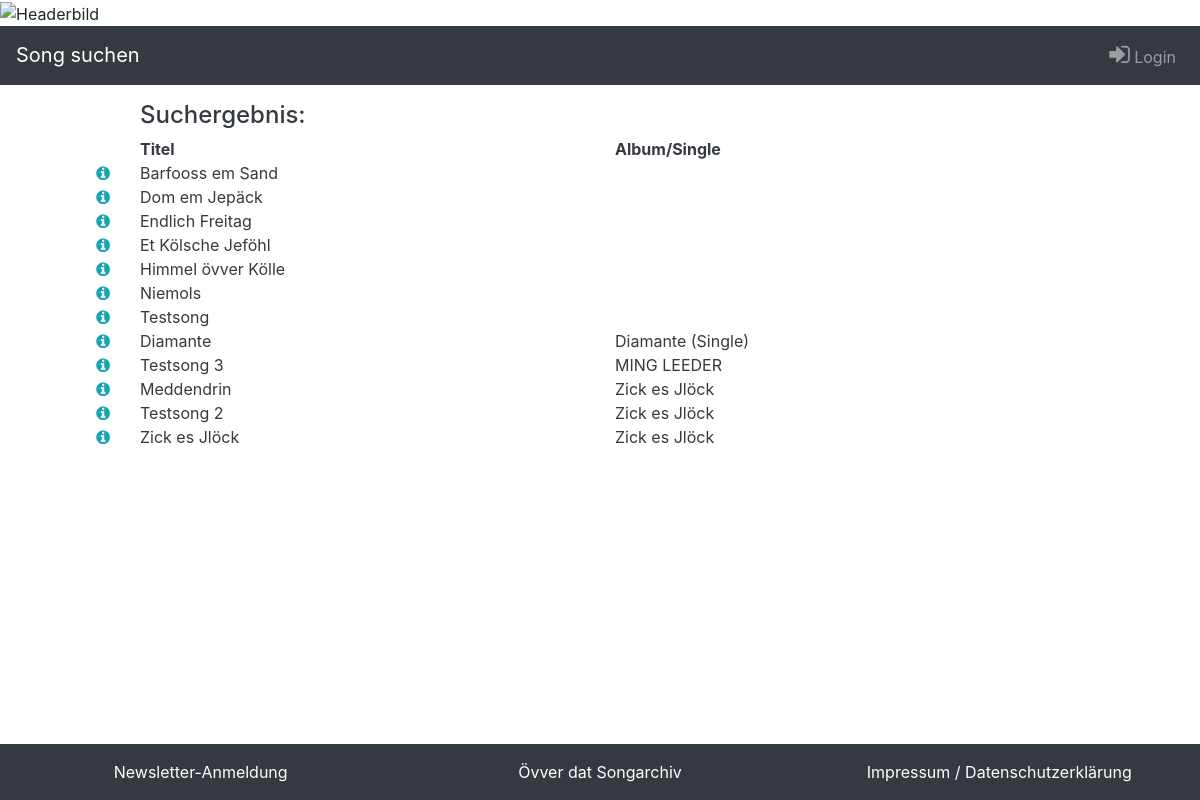
Page /songarchiv/search/song/?title=all&order=album on the committed database.
### songarchiv/models.py (models this page shows, shortened)
class Song(models.Model):
    song_title = models.CharField(max_length=250, unique=True)
    song_artist = models.CharField(max_length=250)
    song_music = models.CharField(max_length=250, blank=True, default='')
    song_lyrics = models.CharField(max_length=250, blank=True, default='')
    song_year = models.DateField(blank=True, default='1900-01-01')
    song_publisher = models.CharField(max_length=250, blank=True, default='')
    song_producer = models.CharField(max_length=125, blank=True, default='')
    song_spotify = models.URLField(max_length=250, blank=True, default='')
    song_amazon = models.URLField(max_length=250, blank=True, default='')
    song_itunes = models.URLField(max_length=250, blank=True, default='')
    song_snippet = models.FileField(upload_to=dynamik_path, max_length=100, blank=True)
    song_cover = models.CharField(max_length=125, blank=True, default='')
    song_youtube = models.CharField(max_length=500, blank=True, default='')
    song_amazon_sale = models.CharField(max_length=250, blank=True, default='')
    song_background = models.TextField(blank=True, default='')
    song_activ = models.BooleanField(default=True)
    album = models.ForeignKey(Album, on_delete=models.PROTECT, blank=True, null=True)
    class Meta:
        ordering = ['album__album_title']

class Album(models.Model):
    ALBUM_SINGLE = (
        ('1', 'Album'),
        ('2', 'Single'),
        ('2', 'LDÖS'),
        ('2', 'Sonstiges'),
    )
    album_title = models.CharField(max_length=250)
    album_year = models.DateField(default='1900-01-01')
    album_cover = models.CharField(max_length=250, default='')
    album_spotify = models.CharField(max_length=500, default='')
    album_amazon_selling = models.CharField(max_length=1000, default='')
    album_single = models.CharField(max_length=20, choices=ALBUM_SINGLE, default='1')
    def __str__(self):
        return self.album_title

### songarchiv/views.py (the view, shortened to what this page needs)
# urls.py: path('search/song/', views.search_song, name='search_song'),
def search_song(request):
    if request.method == "POST":
        title = request.POST['title']
        title = title.strip()
        logger.info(f"{request.META.get('REMOTE_ADDR')};search_song;{title};POST-call with title")
        if title != '':
            song_list = Song.objects.filter(song_title__icontains=title, song_activ=True).order_by('song_title')
            if len(song_list) == 1:
                logger.info(f"{request.META.get('REMOTE_ADDR')};search_song;{str(song_list[0].id)};song with id called")
                return redirect('/songarchiv/song/' + str(song_list[0].id) + '/')
            elif len(song_list) > 1:
                logger.info(f"{request.META.get('REMOTE_ADDR')};search_song;{title};song_list called")
                return render(request, 'songarchiv/songs.html', {'song_list': song_list, 'title': title})
            else:
                form = IndexForm()
                form.info = "Leider unter dem Suchbegriff '" + title + "' nichts gefunden"
                logger.info(f"{request.META.get('REMOTE_ADDR')};search_song;{title}; nothing found with title")
                return render(request, 'songarchiv/index.html', {'form': form})
        else:
            form = IndexForm()
            form.info = "Bitte einen Suchbegriff eingeben"
            logger.info(f"{request.META.get('REMOTE_ADDR')};search_song;;no search-string given")
            return render(request, 'songarchiv/index.html', {'form': form})
    elif request.method == "GET":
        title = request.GET['title']
        logger.info(f"{request.META.get('REMOTE_ADDR')};search_song;{title};GET-call with title")
        order = request.GET['order']
        if title == "all":
            if order == 'song_title':
                order = ['song_title', 'album']
            elif order == 'album':
                order = ['album__album_title', 'song_title']
            else:
                order = 'song_title'
            song_list = Song.objects.filter(song_activ=True).order_by(*order)
        if len(song_list) == 1:
            logger.info(f"{request.META.get('REMOTE_ADDR')};search_song;{str(song_list[0].id)};GET-call song with id called")
            return redirect('/songarchiv/song/' + str(song_list[0].id) + '/')
        elif len(song_list) > 1:
            logger.info(f"{request.META.get('REMOTE_ADDR')};search_song;{title};GET-call song_list called")
            return render(request, 'songarchiv/songs.html', {'song_list': song_list, 'title': title})
        else:
            form = IndexForm
            logger.info(f"{request.META.get('REMOTE_ADDR')};search_song;{title};nothing found with title")
            return render(request, 'songarchiv/index.html', {'form': form})
    else:
        logger.info(f"{request.META.get('REMOTE_ADDR')};search_song;;no searchword given")
        form = IndexForm
        return render(request, 'songarchiv/index.html', {'form': form})

### songarchiv/context_processors.py (called while the page is built)
def setting_enhancement(request):
    return {'PRODUCTION': settings.PRODUCTION}

### songarchiv/templates/songarchiv/songs.html (shortened to what this page needs)
{% extends "base.html" %}
{% load static %}
{% block nav %}
<nav class="navbar navbar-expand-md navbar-dark bg-dark">
    <a href="{% url 'songarchiv:index' %}" class="navbar-brand">Song suchen</a>
    <div class="navbar-collapse collapse justify-content-stretch" id="navbar6">
        <ul class="navbar-nav ml-auto">
            <li class="nav-item">
            {% if user.is_authenticated %}
                <a class="nav-link" href="{% url 'logout'%}"><i class="fa fa-sign-out" style="font-size:24px"></i> Logout</a>
            {% else %}
                <a class="nav-link" href="{% url 'login'%}"><i class="fa fa-sign-in" style="font-size:24px"></i> Login</a>
            {% endif %}
            </li>
        </ul>
    </div>
</nav>
{% endblock %}
{% block content %}
<content>
        <div class="container">
        <div class="row text-dark">
            <div class="col-sm-1 col-1 d-none d-sm-block">&nbsp;</div>
            <div class="col-sm-5 col-5"><h4>Suchergebnis:</h4></div>
            <div class="col-sm-6 col-6"></div>
        </div>
        {% if song_list %}
        <div class="row text-dark">
            <div class="col-sm-1 col-1 d-none d-sm-block">&nbsp;</div>
            <div class="col-sm-5 col-5 font-weight-bold"><a class="text-dark" href="{% url 'songarchiv:search_song' %}?title={{title}}&order=song_title">Titel</a></div>
            <div class="col-sm-6 col-6 font-weight-bold"><a class="text-dark" href="{% url 'songarchiv:search_song' %}?title={{title}}&order=album">Album/Single</a></div>
        </div>
        {% for song in song_list %}
        <div class="row text-dark">
            <div class="col-sm-1 col-1 d-none d-sm-block text-right text-info">
                <a href="/songarchiv/song/{{ song.id }}" class="text-reset"><i class="fa fa-info-circle" aria-hidden="true"></i></a>
            </div>
            <div class="col-sm-5 col-5 text-dark">
                <a href="/songarchiv/song/{{ song.id }}" class="text-reset" >{{ song.song_title }}</a>
            </div>
            <div class="col-sm-6 col-6">
                {% if song.album %}
                    {{ song.album }}
                {% endif %}
            </div>
        </div>
            {% endfor %}
        {% else %}
        <div class="row text-dark">
            <p>No songs available.</p>
        </div>
        {% endif %}
        </div>
    <br><br><br><br>
</content>
{% endblock %}

### songarchiv/static/songarchiv/songarchiv.css (style rules this page uses)
html, body { height: 100%; background-color: #ffffff; }

### rows in the picture
Song: song_title "Barfooss em Sand"
Song: song_title "Dom em Jepäck"
Song: song_title "Endlich Freitag"
Song: song_title "Et Kölsche Jeföhl"
Song: song_title "Himmel övver Kölle"
Song: song_title "Niemols"
Song: song_title "Testsong"
Song: song_title "Diamante", album "Diamante (Single)"
Song: song_title "Testsong 3", album "MING LEEDER"
Song: song_title "Meddendrin", album "Zick es Jlöck"
Song: song_title "Testsong 2", album "Zick es Jlöck"
Song: song_title "Zick es Jlöck", album "Zick es Jlöck"
